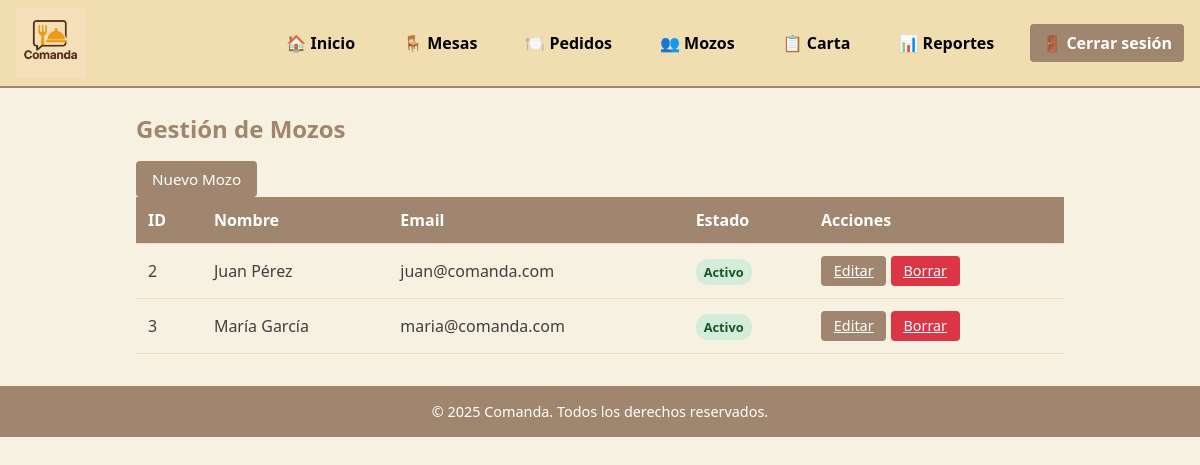
/index.php?route=mozos (signed in), run on an earlier commit of the app's database.
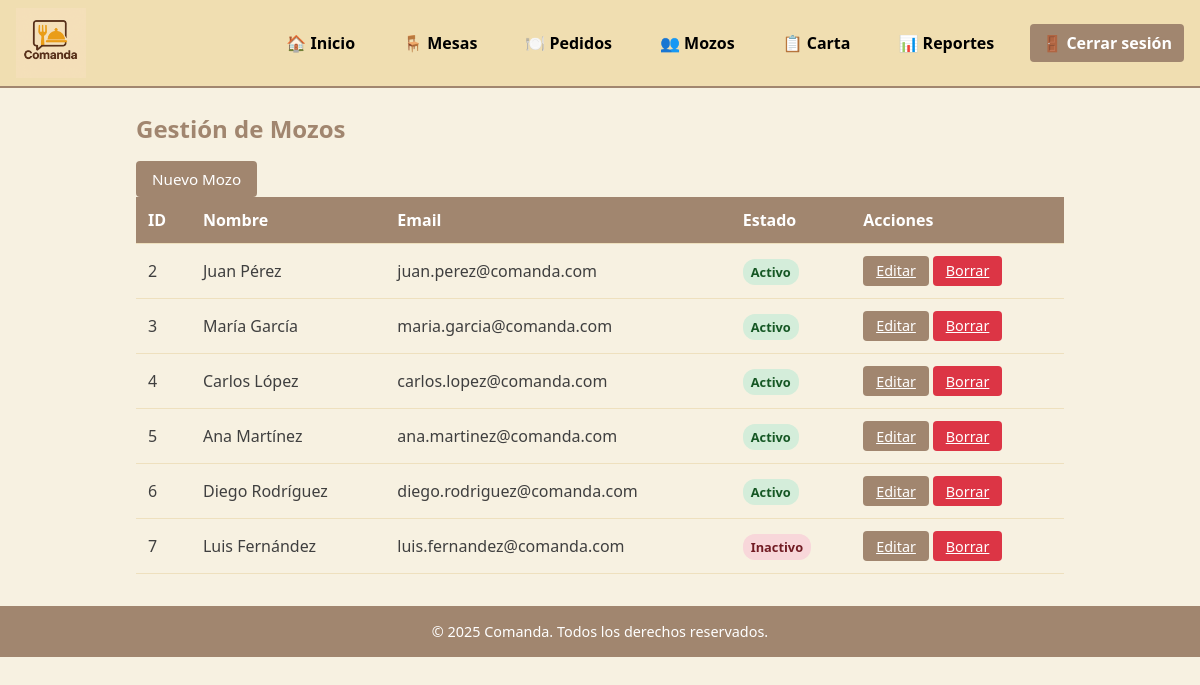
And on a later commit of the database.
### tables this page shows
CREATE TABLE usuarios (
  id_usuario     INT UNSIGNED AUTO_INCREMENT PRIMARY KEY,
  nombre         VARCHAR(50) NOT NULL,
  apellido       VARCHAR(50) NOT NULL,
  email          VARCHAR(100) NOT NULL UNIQUE,
  contrasenia    VARCHAR(255) NOT NULL,
  rol            ENUM('administrador','mozo') NOT NULL,
  estado         ENUM('activo','inactivo') NOT NULL DEFAULT 'activo',
  fecha_creacion TIMESTAMP NOT NULL DEFAULT CURRENT_TIMESTAMP
);

### src/config/helpers.php (called while the page is built)
<?php
function getBaseUrl() {
    $protocol = isset($_SERVER['HTTPS']) && $_SERVER['HTTPS'] === 'on' ? 'https' : 'http';
    $host = $_SERVER['HTTP_HOST'];
    $script_name = $_SERVER['SCRIPT_NAME'];
    return $protocol . '://' . $host . dirname($script_name);
}
function url($route = '', $params = []) {
    $base_url = getBaseUrl();
    $url = $base_url . '/index.php';
    if ($route) {
        $url .= '?route=' . $route;
    }
    foreach ($params as $key => $value) {
        $url .= ($route || !empty($params)) ? '&' : '?';
        $url .= urlencode($key) . '=' . urlencode($value);
    }
    return $url;
}
?>

### src/models/Usuario.php (called while the page is built, shortened)
<?php
class Usuario {
    public static function allByRole(string $rol): array {
        $db = (new Database)->getConnection();
        $stmt = $db->prepare("SELECT * FROM usuarios WHERE rol = ?");
        $stmt->execute([$rol]);
        return $stmt->fetchAll(PDO::FETCH_ASSOC);
    }
}

### src/views/mozos/index.php (the view, shortened to what this page needs)
<?php
require_once __DIR__ . '/../../config/helpers.php';
$mozos = Usuario::allByRole('mozo');
?>
<h2>Gestión de Mozos</h2>
<a class="button" href="<?= url('mozos/create') ?>">Nuevo Mozo</a>
<table class="table">
  <thead>
    <tr>
      <th>ID</th>
      <th>Nombre</th>
      <th>Email</th>
      <th>Estado</th>
      <th>Acciones</th>
    </tr>
  </thead>
  <tbody>
  <?php if (empty($mozos)): ?>
    <tr>
      <td colspan="5">No hay mozos registrados.</td>
    </tr>
  <?php else: ?>
    <?php foreach ($mozos as $m): ?>
      <tr>
        <td><?= $m['id_usuario'] ?></td>
        <td><?= htmlspecialchars($m['nombre'].' '.$m['apellido']) ?></td>
        <td><?= htmlspecialchars($m['email']) ?></td>
        <td>
          <?php
          $estado = $m['estado'];
          if ($estado === 'activo') {
              $bg_color = '#d4edda';
              $text_color = '#155724';
          } else {
              $bg_color = '#f8d7da';
              $text_color = '#721c24';
          }
          ?>
          <span style="padding: 4px 8px; border-radius: 12px; font-size: 0.8em; font-weight: bold;
                       background: <?= $bg_color ?>;
                       color: <?= $text_color ?>;">
            <?= htmlspecialchars(ucfirst($m['estado'])) ?>
          </span>
        </td>
        <td>
          <a href="<?= url('mozos/edit', ['id' => $m['id_usuario']]) ?>" class="btn-action">Editar</a>
          <a href="#" class="btn-action" style="background: #dc3545;"
             onclick="confirmarBorrado(<?= $m['id_usuario'] ?>, '<?= htmlspecialchars($m['nombre'] . ' ' . $m['apellido']) ?>')">
            Borrar
          </a>
        </td>
      </tr>
    <?php endforeach; ?>
  <?php endif; ?>
  </tbody>
</table>

### public/index.php (shortened to what this page needs)
<?php
$route = $_GET['route'] ?? 'home';
if ($route !== 'login') {
    include __DIR__ . '/../src/views/includes/header.php';
}
$route = $_GET['route'] ?? 'home';
switch ($route) {
    case 'mozos':
        include __DIR__ . '/../src/views/mozos/index.php';
        break;
}
if ($route !== 'login') {
    include __DIR__ . '/../src/views/includes/footer.php';
}
?>

### src/views/includes/header.php (shortened to what this page needs)
<?php
$protocol = isset($_SERVER['HTTPS']) && $_SERVER['HTTPS'] === 'on' ? 'https' : 'http';
$host = $_SERVER['HTTP_HOST'];
$script_name = $_SERVER['SCRIPT_NAME'];
$base_url = $protocol . '://' . $host . dirname($script_name);
$css_path = $base_url . '/assets/css/style.css';
?>
<!DOCTYPE html>
<html lang="es">
<head>
    <link rel="stylesheet" href="<?= $css_path ?>?v=<?= time() ?>">
</head>
<body>
<?php include __DIR__ . '/nav.php'; ?>
<main>

### src/views/includes/nav.php (shortened to what this page needs)
<?php
$rol = $_SESSION['user']['rol'] ?? '';
$protocol = isset($_SERVER['HTTPS']) && $_SERVER['HTTPS'] === 'on' ? 'https' : 'http';
$host = $_SERVER['HTTP_HOST'];
$script_name = $_SERVER['SCRIPT_NAME'];
$base_url = $protocol . '://' . $host . dirname($script_name);
?>
<nav class="navbar">
  <div class="nav-container">
    <div class="nav-logo">
      <img src="<?= $base_url ?>/assets/img/logo.png" alt="Comanda" style="height: 70px; width: auto; max-height: 70px;">
    </div>
    <div class="nav-menu" id="nav-menu">
      <?php if ($rol === 'administrador'): ?>
        <a href="<?= $base_url ?>/index.php?route=home" class="nav-link">🏠 Inicio</a>
        <a href="<?= $base_url ?>/index.php?route=mesas" class="nav-link">🪑 Mesas</a>
        <a href="<?= $base_url ?>/index.php?route=pedidos" class="nav-link">🍽️ Pedidos</a>
        <a href="<?= $base_url ?>/index.php?route=mozos" class="nav-link">👥 Mozos</a>
        <a href="<?= $base_url ?>/index.php?route=carta" class="nav-link">📋 Carta</a>
        <a href="<?= $base_url ?>/index.php?route=reportes" class="nav-link">📊 Reportes</a>
      <?php endif; ?>
      <a href="<?= $base_url ?>/index.php?route=logout" class="nav-link logout">🚪 Cerrar sesión</a>
    </div>
  </div>
</nav>

### src/views/includes/footer.php (shortened to what this page needs)
</main>
<footer>
    <div class="footer-content">
        <p>&copy; <?= date('Y') ?> Comanda. Todos los derechos reservados.</p>
    </div>
</footer>
</body>
</html>

### public/assets/css/style.css (style rules this page uses)
:root { --background: #f7f1e1; --surface: hsl(42, 60%, 84%); --primary: #f0deb1; --secondary: #a1866f; --accent: #eee0be; --text: #3f3f3f; --text-light: #ffffff; }
* { margin: 0; padding: 0; box-sizing: border-box; }
html, body { min-height: 100%; font-family: "Segoe UI", Tahoma, sans-serif; background-color: var(--background); color: var(--text); }
main { max-width: 960px; margin: 1.5rem auto; padding: 0 1rem; }
h1, h2 { margin-bottom: 1rem; color: var(--secondary); }
.navbar { background-color: var(--primary); border-bottom: 2px solid var(--secondary); position: sticky; top: 0; z-index: 1000; }
.nav-container { max-width: 1200px; margin: 0 auto; padding: 0.5rem 1rem; display: flex; justify-content: space-between; align-items: center; min-height: 60px; }
.nav-logo { display: flex; align-items: center; color: #000000; }
.nav-logo img { height: 70px; width: auto; max-height: 70px; }
.nav-menu { display: flex; align-items: center; gap: 1.5rem; }
.nav-link { color: #000000; text-decoration: none; font-weight: 600; padding: 0.5rem 0.75rem; border-radius: 4px; transition: all 0.3s ease; }
.nav-link.logout { background-color: var(--secondary); color: var(--text-light); }
table { width: 100%; border-collapse: collapse; margin-bottom: 2rem; }
th, td { padding: 0.75rem; text-align: left; border-bottom: 1px solid var(--accent); }
th { background-color: var(--secondary); color: var(--text-light); font-weight: 600; }
a.button { display: inline-block; background-color: var(--secondary); color: var(--text-light); padding: 0.5rem 1rem; border-radius: 4px; text-decoration: none; font-size: 0.95rem; transition: background-color 0.2s ease; }
footer { background-color: var(--secondary); color: var(--text-light); text-align: center; padding: 1rem 0; font-size: 0.9rem; margin-top: auto; }
.btn-action { padding: 0.4rem 0.8rem; font-size: 0.9rem; line-height: 1.2; border-radius: 0.25rem; background-color: var(--secondary); color: var(--text-light); border: none; cursor: pointer; display: inline-block; margin: 0 auto; }

What changed in the data, as far as the page shows it:
changed usuarios "Juan Pérez": email "juan@comanda.com" → "juan.perez@comanda.com"
changed usuarios "María García": email "maria@comanda.com" → "maria.garcia@comanda.com"
added usuarios: id_usuario "4", nombre+apellido "Carlos López", email "carlos.lopez@comanda.com", estado "Activo"
added usuarios: id_usuario "5", nombre+apellido "Ana Martínez", email "ana.martinez@comanda.com", estado "Activo"
added usuarios: id_usuario "6", nombre+apellido "Diego Rodríguez", email "diego.rodriguez@comanda.com", estado "Activo"
added usuarios: id_usuario "7", nombre+apellido "Luis Fernández", email "luis.fernandez@comanda.com", estado "Inactivo"
